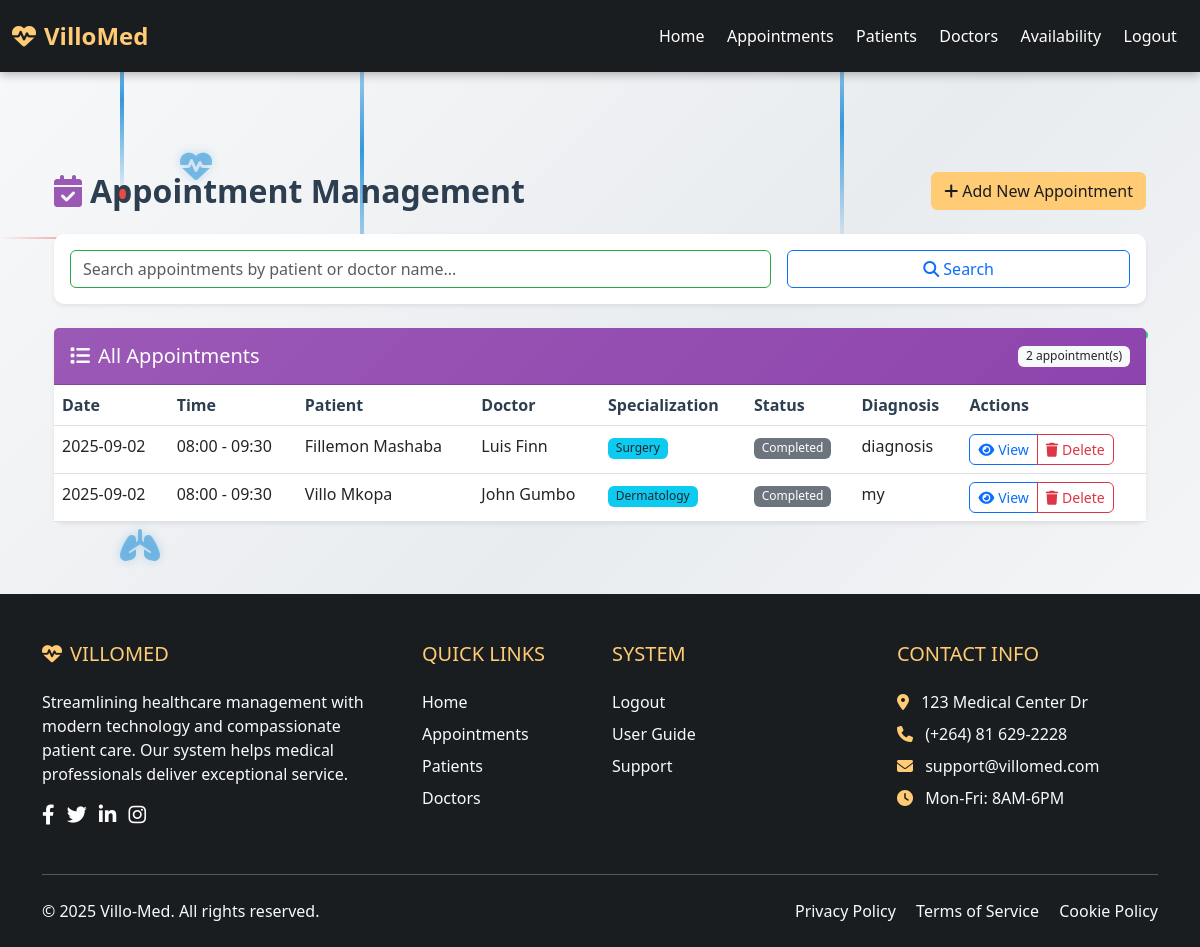
Before: /appointments (signed in) with the older database file.
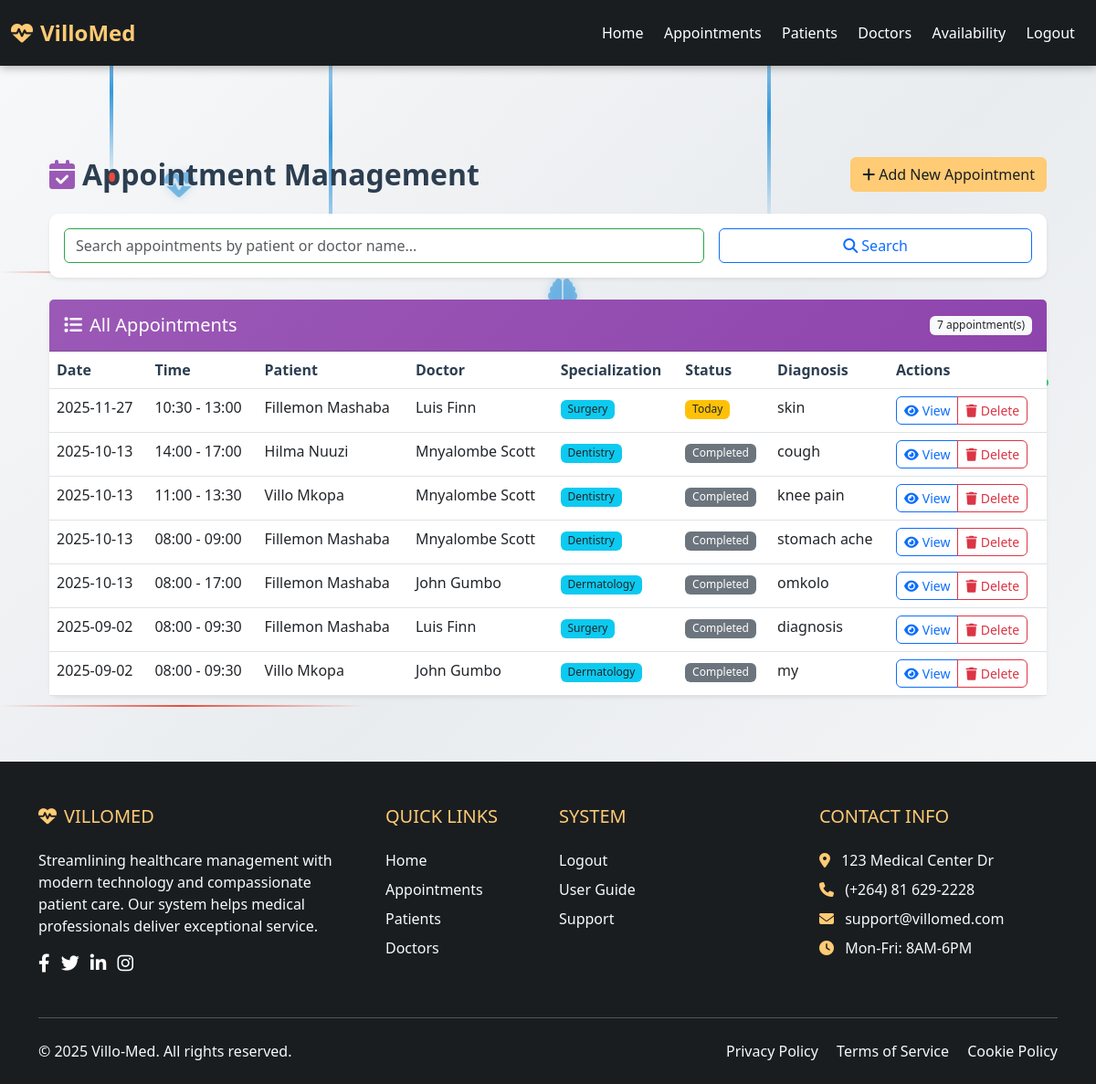
After: the same page with the newer database file.
### models.py (models this page shows, shortened)
class Appointment(db.Model):
    __tablename__ = 'appointment'
    id = db.Column(db.Integer, primary_key=True)
    date = db.Column(db.Date, nullable=False)
    start_time = db.Column(db.Time, nullable=False)  # Changed from time to start_time
    end_time = db.Column(db.Time, nullable=False)    # Added end_time
    diagnosis = db.Column(db.Text, nullable=True)
    date_created = db.Column(db.DateTime, default=datetime.utcnow)
    patient_id = db.Column(db.Integer, db.ForeignKey('patient.id'), nullable=False)
    doctor_id = db.Column(db.Integer, db.ForeignKey('doctor.id'), nullable=False)
    patient = db.relationship('Patient', back_populates='appointments')
    doctor = db.relationship('Doctor', back_populates='appointments')

class Patient(db.Model):
    __tablename__ = 'patient'
    id = db.Column(db.Integer, primary_key=True)
    first_name = db.Column(db.String(50), nullable=False)
    surname = db.Column(db.String(50), nullable=False)
    date_of_birth = db.Column(db.Date, nullable=False)  # Store date of birth
    gender = db.Column(db.String(10))
    phone = db.Column(db.String(15))
    date_created = db.Column(db.DateTime, default=datetime.utcnow)  # New field for creation date
    appointments = db.relationship('Appointment', back_populates='patient')

class Doctor(db.Model):
    __tablename__ = 'doctor'
    id = db.Column(db.Integer, primary_key=True)
    first_name = db.Column(db.String(50), nullable=False)
    surname = db.Column(db.String(50), nullable=False)
    specialization = db.Column(db.String(50))
    date_created = db.Column(db.DateTime, default=datetime.utcnow)
    appointments = db.relationship('Appointment', back_populates='doctor')
    @property
    def name(self):
        return f"{self.first_name} {self.surname}"

### app.py (the view, shortened to what this page needs)
@app.route('/appointments', methods=['GET', 'POST'])
@login_required
def appointments():
    search_query = request.args.get('search', '')
    page = request.args.get('page', 1, type=int)
    per_page = 10
    if search_query:
        query = Appointment.query.join(Patient).join(Doctor).filter(
            (Patient.first_name.ilike(f'%{search_query}%')) |
            (Patient.surname.ilike(f'%{search_query}%')) |
            (Doctor.first_name.ilike(f'%{search_query}%')) |
            (Doctor.surname.ilike(f'%{search_query}%'))
        )
    else:
        query = Appointment.query
    appointments_pagination = query.order_by(Appointment.date.desc(), Appointment.start_time.desc()).paginate(
        page=page, per_page=per_page, error_out=False
    )
    total_pages = ceil(query.count() / per_page)
    patients = Patient.query.all()
    doctors = Doctor.query.all()
    today = date.today()
    seven_days_later = today + timedelta(days=7)
    booked_appointments = Appointment.query.filter(
        Appointment.date >= today,
        Appointment.date <= seven_days_later
    ).all()
    booked_slots = {}
    for appt in booked_appointments:
        key = f"{appt.doctor_id}_{appt.date}"
        if key not in booked_slots:
            booked_slots[key] = []
        booked_slots[key].append({
            'start': appt.start_time.strftime('%H:%M'),
            'end': appt.end_time.strftime('%H:%M')
        })
    max_allowed_date = date.today() + timedelta(days=365)
    today_date = date.today()
    return render_template('appointments.html',
                         appointments=appointments_pagination.items,
                         patients=patients,
                         doctors=doctors,
                         search_query=search_query,
                         page=page,
                         total_pages=total_pages,
                         booked_slots=booked_slots,
                         max_allowed_date=max_allowed_date.strftime('%Y-%m-%d'),
                         today_date=today_date)  # ADD THIS PARAMETER

### app.py (called while the page is built)
@login_manager.user_loader
def load_user(user_id):
    return User.query.get(int(user_id))

### templates/appointments.html (shortened to what the changed rows need)
{% extends "base.html" %}
{% block content %}
<div class="container my-4">
    <div class="d-flex justify-content-between align-items-center mb-4">
        <h2 class="mb-0" style="color: #2c3e50; font-weight: 600;">
            <i class="fas fa-calendar-check me-2" style="color: #9b59b6;"></i>Appointment Management
        </h2>
    </div>
    <div class="card shadow-sm">
        <div class="card-header py-3 d-flex justify-content-between align-items-center" style="background: linear-gradient(135deg, #9b59b6, #8e44ad); color: white;">
            <h5 class="mb-0"><i class="fas fa-list me-2"></i>All Appointments</h5>
            <span class="badge bg-light text-dark">{{ appointments|length }} appointment(s)</span>
        </div>
        <div class="card-body p-0">
            <div class="table-responsive">
                <table class="table table-hover mb-0">
                    <thead style="background-color: #ecf0f1;">
                        <tr>
                            <th>Date</th>
                            <th>Time</th>
                            <th>Patient</th>
                            <th>Doctor</th>
                            <th>Specialization</th>
                            <th>Status</th>
                            <th>Diagnosis</th>
                            <th>Actions</th>
                        </tr>
                    </thead>
                    <tbody>
                        {% for a in appointments %}
                        <tr>
                            <td>{{ a.date.strftime('%Y-%m-%d') }}</td>
                            <td>{{ a.start_time.strftime('%H:%M') }} - {{ a.end_time.strftime('%H:%M') }}</td>
                            <td>{{ a.patient.first_name }} {{ a.patient.surname }}</td>
                            <td>{{ a.doctor.name }}</td>
                            <td><span class="badge bg-info text-dark">{{ a.doctor.specialization }}</span></td>
                            <td>
                                {% set appointment_date = a.date %}
                                {% set today = today_date %}
                                {% if appointment_date < today %}
                                    <span class="badge bg-secondary">Completed</span>
                                {% elif appointment_date == today %}
                                    <span class="badge bg-warning text-dark">Today</span>
                                {% else %}
                                    <span class="badge bg-success">Upcoming</span>
                                {% endif %}
                            </td>
                            <td>
                                {% if a.diagnosis %}
                                {{ a.diagnosis|truncate(30) }}
                                {% else %}
                                <span class="text-muted">Not diagnosed</span>
                                {% endif %}
                            </td>
                            <td>
                                <div class="btn-group btn-group-sm">
                                    <button type="button" class="btn btn-outline-primary" data-bs-toggle="modal" data-bs-target="#viewAppointmentModal{{ a.id }}">
                                        <i class="fas fa-eye me-1"></i>View
                                    </button>
                                    <a href="{{ url_for('delete_appointment', appointment_id=a.id) }}" class="btn btn-outline-danger" onclick="return confirm('Are you sure you want to delete this appointment?')">
                                        <i class="fas fa-trash me-1"></i>Delete
                                    </a>
                                </div>
                            </td>
                        </tr>
                        {% else %}
                        <tr>
                            <td colspan="8" class="text-center py-4">No appointments found.</td>
                        </tr>
                        {% endfor %}
                    </tbody>
                </table>
            </div>
        </div>
    </div>
</div>
{% endblock %}

Changed rows visible on the page:
added Appointment: date "2025-11-27", start_time "10:30", end_time "13:00", patient.first_name "Fillemon", patient.surname "Mashaba", doctor.name "Luis Finn", doctor.specialization "Surgery", shows "Today", diagnosis "skin"
added Appointment: date "2025-10-13", start_time "14:00", end_time "17:00", patient.first_name "Hilma", patient.surname "Nuuzi", doctor.name "Mnyalombe Scott", doctor.specialization "Dentistry", shows "Completed", diagnosis "cough"
added Appointment: date "2025-10-13", start_time "11:00", end_time "13:30", patient.first_name "Villo", patient.surname "Mkopa", doctor.name "Mnyalombe Scott", doctor.specialization "Dentistry", shows "Completed", diagnosis "knee pain"
added Appointment: date "2025-10-13", start_time "08:00", end_time "09:00", patient.first_name "Fillemon", patient.surname "Mashaba", doctor.name "Mnyalombe Scott", doctor.specialization "Dentistry", shows "Completed", diagnosis "stomach ache"
added Appointment: date "2025-10-13", start_time "08:00", end_time "17:00", patient.first_name "Fillemon", patient.surname "Mashaba", doctor.name "John Gumbo", doctor.specialization "Dermatology", shows "Completed", diagnosis "omkolo"
Other visible differences:
{{ appointments|length }}: "2" → "7"
